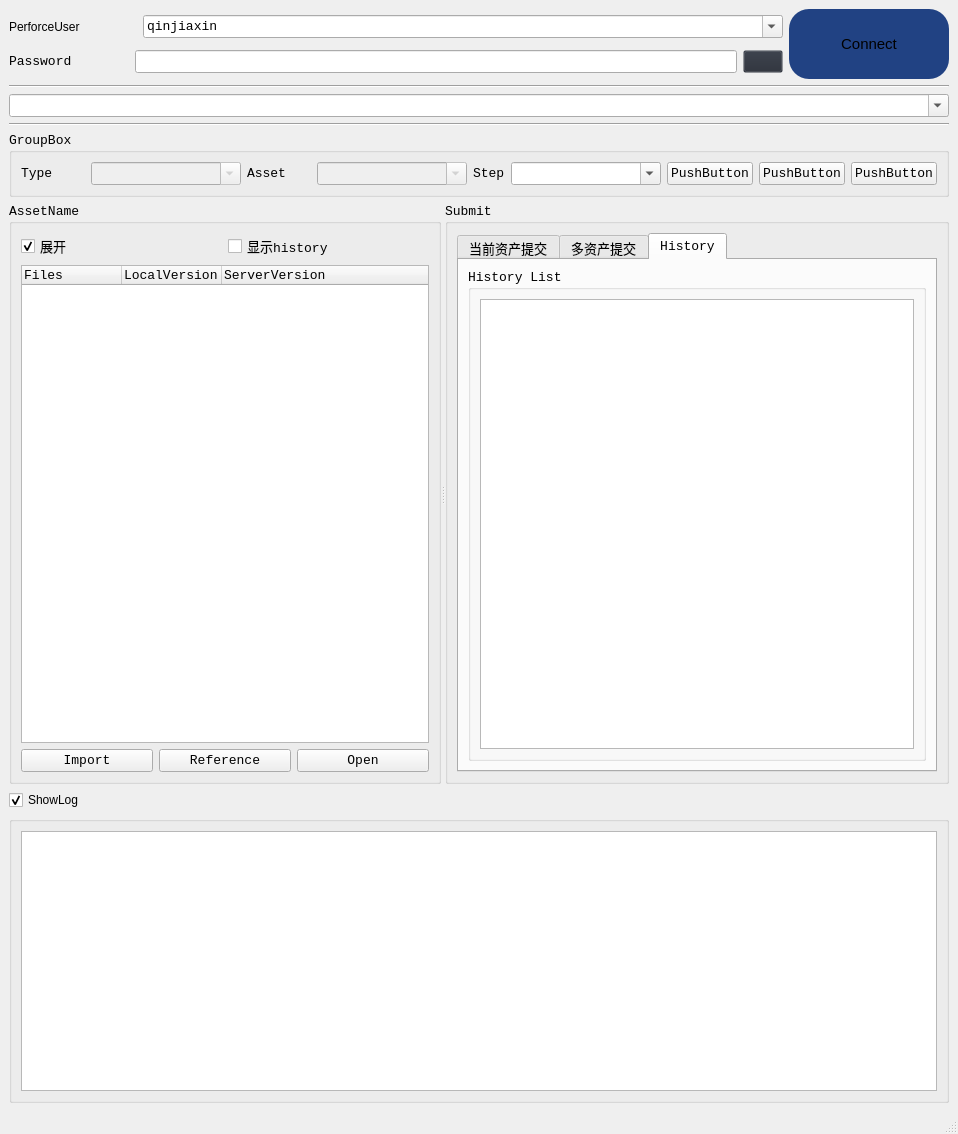
<?xml version="1.0" encoding="UTF-8"?>
<ui version="4.0">
 <class>MainWindow</class>
 <widget class="QMainWindow" name="MainWindow">
  <property name="geometry">
   <rect>
    <x>0</x>
    <y>0</y>
    <width>958</width>
    <height>1134</height>
   </rect>
  </property>
  <property name="windowTitle">
   <string>MainWindow</string>
  </property>
  <widget class="QWidget" name="centralwidget">
   <property name="styleSheet">
    <string notr="true"/>
   </property>
   <layout class="QVBoxLayout" name="verticalLayout_15" stretch="10">
    <item>
     <layout class="QVBoxLayout" name="verticalLayout_11">
      <item>
       <layout class="QHBoxLayout" name="horizontalLayout">
        <item>
         <layout class="QVBoxLayout" name="verticalLayout_3">
          <item>
           <layout class="QHBoxLayout" name="horizontalLayout_3" stretch="1,5">
            <item>
             <widget class="QLabel" name="label_3">
              <property name="font">
               <font>
                <family>Microsoft JhengHei UI</family>
               </font>
              </property>
              <property name="text">
               <string>PerforceUser</string>
              </property>
             </widget>
            </item>
            <item>
             <widget class="QComboBox" name="userLn">
              <property name="font">
               <font>
                <family>Consolas</family>
                <pointsize>10</pointsize>
               </font>
              </property>
              <property name="editable">
               <bool>true</bool>
              </property>
              <item>
               <property name="text">
                <string>qinjiaxin</string>
               </property>
              </item>
             </widget>
            </item>
           </layout>
          </item>
          <item>
           <layout class="QHBoxLayout" name="horizontalLayout_4" stretch="1,5,0">
            <item>
             <widget class="QLabel" name="label_7">
              <property name="font">
               <font>
                <family>Consolas</family>
                <pointsize>10</pointsize>
               </font>
              </property>
              <property name="text">
               <string>Password</string>
              </property>
             </widget>
            </item>
            <item>
             <widget class="QLineEdit" name="passwordLn">
              <property name="font">
               <font>
                <family>Consolas</family>
                <pointsize>10</pointsize>
               </font>
              </property>
              <property name="echoMode">
               <enum>QLineEdit::Password</enum>
              </property>
             </widget>
            </item>
            <item>
             <widget class="QPushButton" name="passwordBtn">
              <property name="minimumSize">
               <size>
                <width>12</width>
                <height>0</height>
               </size>
              </property>
              <property name="font">
               <font>
                <family>Consolas</family>
                <pointsize>10</pointsize>
               </font>
              </property>
              <property name="cursor">
               <cursorShape>PointingHandCursor</cursorShape>
              </property>
              <property name="styleSheet">
               <string notr="true">QPushButton{
	min-width:10px;
    background-color: rgba(39, 44, 54, 0);
	background-position: center;
	background-repeat: no-repeat;
	background-image: url(:/icons/icons/no_display_password.png);
}</string>
              </property>
              <property name="text">
               <string/>
              </property>
             </widget>
            </item>
           </layout>
          </item>
         </layout>
        </item>
        <item>
         <widget class="QPushButton" name="connectBtn">
          <property name="enabled">
           <bool>true</bool>
          </property>
          <property name="sizePolicy">
           <sizepolicy hsizetype="Minimum" vsizetype="Fixed">
            <horstretch>0</horstretch>
            <verstretch>0</verstretch>
           </sizepolicy>
          </property>
          <property name="minimumSize">
           <size>
            <width>160</width>
            <height>70</height>
           </size>
          </property>
          <property name="cursor">
           <cursorShape>PointingHandCursor</cursorShape>
          </property>
          <property name="styleSheet">
           <string notr="true">/* /////////////////////////////////////////////////////////////////////////////////////////////////
Custom */
#connectBtn{ font-family: &quot;Microsoft YaHei&quot;;
    font-size: 15px;
	font-color:#2b2b2b;
border-radius: 20px;
background-color: #214283;
background-repeat: no-repeat;
background-position: left center;
}
#connectBtn:hover { background-color: #282c34; border-style: solid; border-radius: 20px; }
#connectBtn:pressed { background-color: #214283; border-style: solid; border-radius: 20px; }</string>
          </property>
          <property name="text">
           <string>Connect</string>
          </property>
         </widget>
        </item>
       </layout>
      </item>
      <item>
       <widget class="Line" name="line">
        <property name="orientation">
         <enum>Qt::Horizontal</enum>
        </property>
       </widget>
      </item>
      <item>
       <widget class="QComboBox" name="currentPathCombox">
        <property name="minimumSize">
         <size>
          <width>500</width>
          <height>0</height>
         </size>
        </property>
        <property name="font">
         <font>
          <family>Consolas</family>
          <pointsize>10</pointsize>
         </font>
        </property>
        <property name="editable">
         <bool>true</bool>
        </property>
       </widget>
      </item>
      <item>
       <widget class="Line" name="line_2">
        <property name="orientation">
         <enum>Qt::Horizontal</enum>
        </property>
       </widget>
      </item>
      <item>
       <widget class="QGroupBox" name="groupBox_3">
        <property name="font">
         <font>
          <family>Consolas</family>
          <pointsize>10</pointsize>
         </font>
        </property>
        <property name="title">
         <string>GroupBox</string>
        </property>
        <layout class="QHBoxLayout" name="horizontalLayout_5">
         <item>
          <widget class="QLabel" name="label_4">
           <property name="font">
            <font>
             <family>Consolas</family>
             <pointsize>10</pointsize>
            </font>
           </property>
           <property name="text">
            <string>Type</string>
           </property>
          </widget>
         </item>
         <item>
          <widget class="QComboBox" name="typeComboBox">
           <property name="enabled">
            <bool>false</bool>
           </property>
           <property name="minimumSize">
            <size>
             <width>150</width>
             <height>0</height>
            </size>
           </property>
           <property name="font">
            <font>
             <family>Consolas</family>
             <pointsize>10</pointsize>
            </font>
           </property>
           <property name="editable">
            <bool>true</bool>
           </property>
          </widget>
         </item>
         <item>
          <widget class="QLabel" name="label_5">
           <property name="font">
            <font>
             <family>Consolas</family>
             <pointsize>10</pointsize>
            </font>
           </property>
           <property name="text">
            <string>Asset</string>
           </property>
          </widget>
         </item>
         <item>
          <widget class="QComboBox" name="assetNameComboBox">
           <property name="enabled">
            <bool>false</bool>
           </property>
           <property name="minimumSize">
            <size>
             <width>150</width>
             <height>0</height>
            </size>
           </property>
           <property name="font">
            <font>
             <family>Consolas</family>
             <pointsize>10</pointsize>
            </font>
           </property>
           <property name="editable">
            <bool>true</bool>
           </property>
          </widget>
         </item>
         <item>
          <layout class="QHBoxLayout" name="horizontalLayout_6">
           <item>
            <widget class="QLabel" name="label_6">
             <property name="font">
              <font>
               <family>Consolas</family>
               <pointsize>10</pointsize>
              </font>
             </property>
             <property name="styleSheet">
              <string notr="true"/>
             </property>
             <property name="text">
              <string>Step</string>
             </property>
            </widget>
           </item>
           <item>
            <widget class="QComboBox" name="submitStepCom">
             <property name="minimumSize">
              <size>
               <width>150</width>
               <height>0</height>
              </size>
             </property>
             <property name="editable">
              <bool>true</bool>
             </property>
            </widget>
           </item>
          </layout>
         </item>
         <item>
          <widget class="QPushButton" name="pushButton_5">
           <property name="text">
            <string>PushButton</string>
           </property>
          </widget>
         </item>
         <item>
          <widget class="QPushButton" name="pushButton_4">
           <property name="text">
            <string>PushButton</string>
           </property>
          </widget>
         </item>
         <item>
          <widget class="QPushButton" name="pushButton_3">
           <property name="text">
            <string>PushButton</string>
           </property>
          </widget>
         </item>
        </layout>
       </widget>
      </item>
      <item>
       <widget class="QSplitter" name="splitter">
        <property name="orientation">
         <enum>Qt::Horizontal</enum>
        </property>
        <widget class="QGroupBox" name="groupBox">
         <property name="font">
          <font>
           <family>Consolas</family>
           <pointsize>10</pointsize>
          </font>
         </property>
         <property name="title">
          <string>AssetName</string>
         </property>
         <layout class="QVBoxLayout" name="verticalLayout_10">
          <item>
           <layout class="QHBoxLayout" name="horizontalLayout_10">
            <item>
             <widget class="QCheckBox" name="extend">
              <property name="text">
               <string>展开</string>
              </property>
              <property name="checked">
               <bool>true</bool>
              </property>
             </widget>
            </item>
            <item>
             <widget class="QCheckBox" name="checkBox">
              <property name="text">
               <string>显示history</string>
              </property>
             </widget>
            </item>
           </layout>
          </item>
          <item>
           <widget class="QTreeWidget" name="workTree">
            <property name="styleSheet">
             <string notr="true">QTreeWidget::branch:closed:has-children{
    image:url(icons/close_folder.png);
}

QTreeWidget::branch::open::has-children{
    image:url(icons/open_folder.png);
}
</string>
            </property>
            <property name="dragEnabled">
             <bool>true</bool>
            </property>
            <property name="selectionMode">
             <enum>QAbstractItemView::ExtendedSelection</enum>
            </property>
            <column>
             <property name="text">
              <string>Files</string>
             </property>
            </column>
            <column>
             <property name="text">
              <string>LocalVersion</string>
             </property>
            </column>
            <column>
             <property name="text">
              <string>ServerVersion</string>
             </property>
            </column>
           </widget>
          </item>
          <item>
           <layout class="QHBoxLayout" name="horizontalLayout_2">
            <item>
             <widget class="QPushButton" name="import_select_button">
              <property name="text">
               <string>Import</string>
              </property>
             </widget>
            </item>
            <item>
             <widget class="QPushButton" name="reference_select_button">
              <property name="text">
               <string>Reference</string>
              </property>
             </widget>
            </item>
            <item>
             <widget class="QPushButton" name="open_select_button">
              <property name="text">
               <string>Open</string>
              </property>
             </widget>
            </item>
           </layout>
          </item>
         </layout>
        </widget>
        <widget class="QGroupBox" name="groupBox_2">
         <property name="font">
          <font>
           <family>Consolas</family>
           <pointsize>10</pointsize>
          </font>
         </property>
         <property name="title">
          <string>Submit</string>
         </property>
         <layout class="QVBoxLayout" name="verticalLayout_6">
          <item>
           <widget class="QTabWidget" name="tabWidget">
            <property name="cursor">
             <cursorShape>PointingHandCursor</cursorShape>
            </property>
            <property name="currentIndex">
             <number>2</number>
            </property>
            <widget class="QWidget" name="tab">
             <attribute name="title">
              <string>当前资产提交</string>
             </attribute>
             <layout class="QVBoxLayout" name="verticalLayout_12">
              <item>
               <layout class="QVBoxLayout" name="verticalLayout_5">
                <item>
                 <widget class="QSplitter" name="splitter_2">
                  <property name="orientation">
                   <enum>Qt::Vertical</enum>
                  </property>
                  <widget class="QGroupBox" name="groupBox_4">
                   <property name="title">
                    <string>File List</string>
                   </property>
                   <layout class="QVBoxLayout" name="verticalLayout_2">
                    <property name="leftMargin">
                     <number>0</number>
                    </property>
                    <property name="topMargin">
                     <number>0</number>
                    </property>
                    <property name="rightMargin">
                     <number>0</number>
                    </property>
                    <property name="bottomMargin">
                     <number>0</number>
                    </property>
                    <item>
                     <widget class="TreeWidgetDrop" name="listWidget"/>
                    </item>
                   </layout>
                  </widget>
                  <widget class="QGroupBox" name="groupBox_5">
                   <property name="title">
                    <string>Comment</string>
                   </property>
                   <layout class="QVBoxLayout" name="verticalLayout_4">
                    <property name="leftMargin">
                     <number>0</number>
                    </property>
                    <property name="topMargin">
                     <number>0</number>
                    </property>
                    <property name="rightMargin">
                     <number>0</number>
                    </property>
                    <property name="bottomMargin">
                     <number>0</number>
                    </property>
                    <item>
                     <widget class="QTextEdit" name="textEdit"/>
                    </item>
                   </layout>
                  </widget>
                 </widget>
                </item>
                <item>
                 <layout class="QGridLayout" name="gridLayout_2">
                  <item row="0" column="0">
                   <widget class="QPushButton" name="exportBtn">
                    <property name="cursor">
                     <cursorShape>PointingHandCursor</cursorShape>
                    </property>
                    <property name="text">
                     <string>ExportScene</string>
                    </property>
                   </widget>
                  </item>
                  <item row="0" column="1">
                   <widget class="QPushButton" name="pushButton">
                    <property name="text">
                     <string>ExportSubAssets</string>
                    </property>
                   </widget>
                  </item>
                  <item row="1" column="0">
                   <widget class="QPushButton" name="publishBtn">
                    <property name="cursor">
                     <cursorShape>PointingHandCursor</cursorShape>
                    </property>
                    <property name="text">
                     <string>Publish</string>
                    </property>
                   </widget>
                  </item>
                  <item row="1" column="1">
                   <widget class="QPushButton" name="pushButton_2">
                    <property name="text">
                     <string>PublishSubAssets</string>
                    </property>
                   </widget>
                  </item>
                 </layout>
                </item>
               </layout>
              </item>
             </layout>
            </widget>
            <widget class="QWidget" name="tab_2">
             <attribute name="title">
              <string>多资产提交</string>
             </attribute>
             <layout class="QGridLayout" name="gridLayout">
              <item row="1" column="0">
               <widget class="QPushButton" name="exportBtn_assets">
                <property name="cursor">
                 <cursorShape>PointingHandCursor</cursorShape>
                </property>
                <property name="text">
                 <string>exportAssets</string>
                </property>
               </widget>
              </item>
              <item row="2" column="0">
               <widget class="QPushButton" name="publishBtn_assets">
                <property name="cursor">
                 <cursorShape>PointingHandCursor</cursorShape>
                </property>
                <property name="text">
                 <string>publishAssets</string>
                </property>
               </widget>
              </item>
              <item row="0" column="0">
               <widget class="QSplitter" name="splitter_3">
                <property name="orientation">
                 <enum>Qt::Vertical</enum>
                </property>
                <widget class="QGroupBox" name="file_list_grp">
                 <property name="title">
                  <string>File List</string>
                 </property>
                 <layout class="QVBoxLayout" name="verticalLayout_7">
                  <property name="leftMargin">
                   <number>0</number>
                  </property>
                  <property name="topMargin">
                   <number>0</number>
                  </property>
                  <property name="rightMargin">
                   <number>0</number>
                  </property>
                  <property name="bottomMargin">
                   <number>0</number>
                  </property>
                  <item>
                   <widget class="QListWidget" name="assets_file_list"/>
                  </item>
                 </layout>
                </widget>
                <widget class="QGroupBox" name="comment_grp">
                 <property name="title">
                  <string>Comment</string>
                 </property>
                 <layout class="QVBoxLayout" name="verticalLayout_8">
                  <property name="leftMargin">
                   <number>0</number>
                  </property>
                  <property name="topMargin">
                   <number>0</number>
                  </property>
                  <property name="rightMargin">
                   <number>0</number>
                  </property>
                  <property name="bottomMargin">
                   <number>0</number>
                  </property>
                  <item>
                   <widget class="QTextEdit" name="comment_line"/>
                  </item>
                 </layout>
                </widget>
               </widget>
              </item>
             </layout>
            </widget>
            <widget class="QWidget" name="tab_3">
             <attribute name="title">
              <string>History</string>
             </attribute>
             <layout class="QVBoxLayout" name="verticalLayout_13">
              <item>
               <widget class="QGroupBox" name="groupBox_6">
                <property name="title">
                 <string>History List</string>
                </property>
                <layout class="QVBoxLayout" name="verticalLayout_14">
                 <item>
                  <widget class="QTableView" name="history_list"/>
                 </item>
                </layout>
               </widget>
              </item>
             </layout>
            </widget>
           </widget>
          </item>
         </layout>
        </widget>
       </widget>
      </item>
      <item>
       <layout class="QVBoxLayout" name="verticalLayout_9">
        <item>
         <widget class="QCheckBox" name="show_log_check">
          <property name="text">
           <string>ShowLog</string>
          </property>
          <property name="checked">
           <bool>true</bool>
          </property>
         </widget>
        </item>
        <item>
         <widget class="QGroupBox" name="groupBox_log">
          <property name="title">
           <string/>
          </property>
          <layout class="QVBoxLayout" name="verticalLayout">
           <item>
            <widget class="QPlainTextEdit" name="log_edit"/>
           </item>
          </layout>
         </widget>
        </item>
       </layout>
      </item>
     </layout>
    </item>
   </layout>
  </widget>
  <widget class="QMenuBar" name="menubar">
   <property name="geometry">
    <rect>
     <x>0</x>
     <y>0</y>
     <width>958</width>
     <height>23</height>
    </rect>
   </property>
  </widget>
  <widget class="QStatusBar" name="statusbar"/>
 </widget>
 <customwidgets>
  <customwidget>
   <class>TreeWidgetDrop</class>
   <extends>QListWidget</extends>
   <header>baseWidget</header>
  </customwidget>
 </customwidgets>
 <resources>
  <include location="resources.qrc"/>
  <include location="../../Modern_GUI_PyDracula_PySide6_or_PyQt6/resources.qrc"/>
 </resources>
 <connections>
  <connection>
   <sender>passwordBtn</sender>
   <signal>pressed()</signal>
   <receiver>passwordLn</receiver>
   <slot>selectAll()</slot>
   <hints>
    <hint type="sourcelabel">
     <x>572</x>
     <y>133</y>
    </hint>
    <hint type="destinationlabel">
     <x>327</x>
     <y>133</y>
    </hint>
   </hints>
  </connection>
  <connection>
   <sender>passwordBtn</sender>
   <signal>pressed()</signal>
   <receiver>passwordBtn</receiver>
   <slot>showMenu()</slot>
   <hints>
    <hint type="sourcelabel">
     <x>572</x>
     <y>133</y>
    </hint>
    <hint type="destinationlabel">
     <x>572</x>
     <y>133</y>
    </hint>
   </hints>
  </connection>
 </connections>
</ui>
